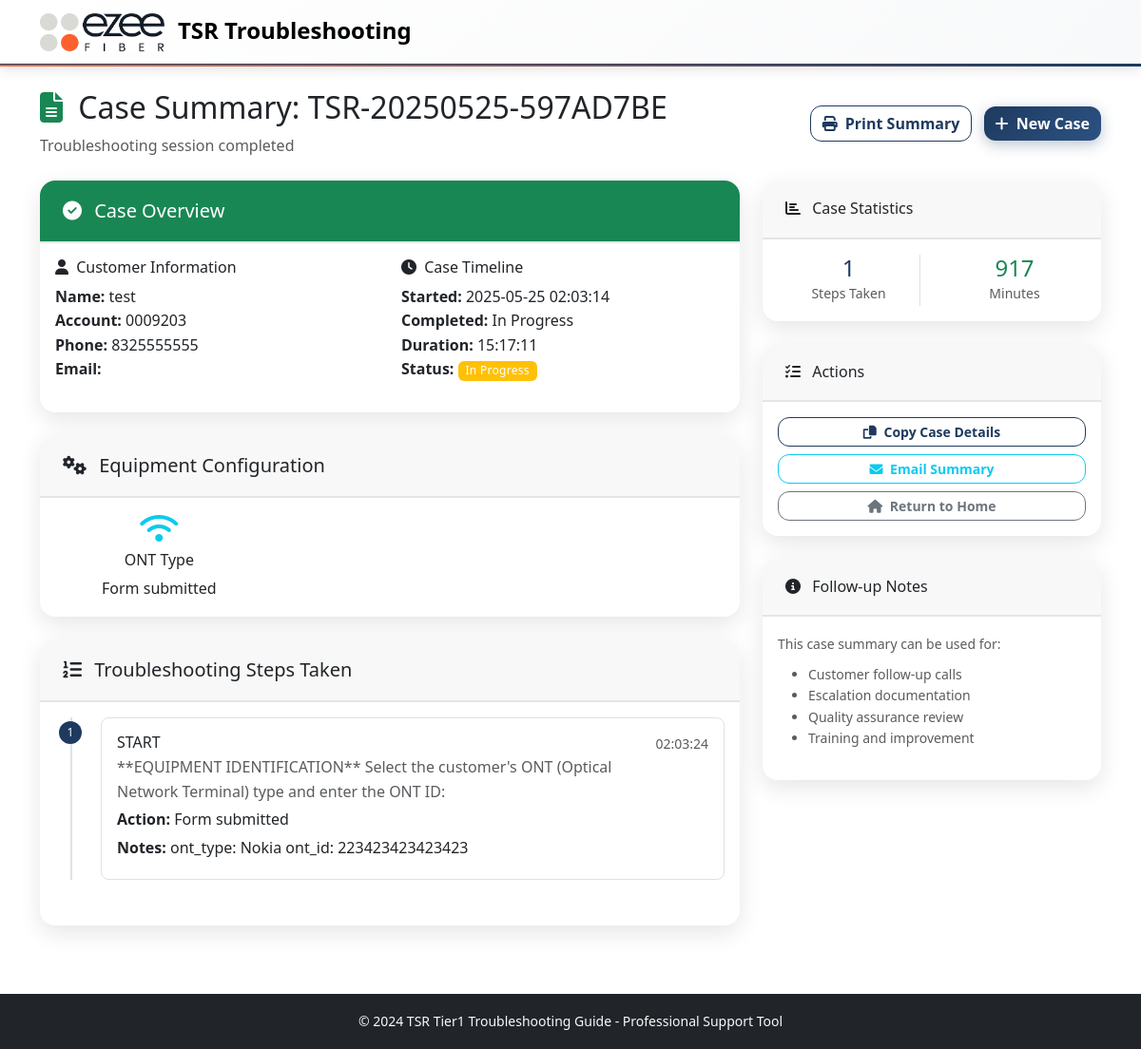
Page /case_summary/7 on the committed database.
### models.py (models this page shows, shortened)
class TroubleshootingCase(db.Model):
    id = db.Column(db.Integer, primary_key=True)
    session_id = db.Column(db.String(100), nullable=False)
    case_number = db.Column(db.String(50), unique=True, nullable=False)
    customer_info = db.Column(db.Text)  # JSON string
    ont_type = db.Column(db.String(50))
    ont_id = db.Column(db.String(50))  # ONT identifier (flexible format)
    router_type = db.Column(db.String(50))
    router_id = db.Column(db.String(50))  # Router identifier (flexible format)
    issue_type = db.Column(db.String(100))
    resolution = db.Column(db.String(200))
    status = db.Column(db.String(20), default='in_progress')  # in_progress, resolved, escalated, unresolved
    created_at = db.Column(db.DateTime, default=datetime.utcnow)
    completed_at = db.Column(db.DateTime)
    start_time = db.Column(db.Float)  # timestamp
    end_time = db.Column(db.Float)  # timestamp
    def get_customer_info(self):
        if self.customer_info:
            return json.loads(self.customer_info)
        return {}
    def get_duration(self):
        if self.start_time and self.end_time:
            return int(self.end_time - self.start_time)
        elif self.start_time:
            return int(datetime.now().timestamp() - self.start_time)
        return 0

class TroubleshootingStep(db.Model):
    id = db.Column(db.Integer, primary_key=True)
    case_id = db.Column(db.Integer, db.ForeignKey('troubleshooting_case.id'), nullable=False)
    step_id = db.Column(db.String(50), nullable=False)
    step_name = db.Column(db.String(200))
    action_taken = db.Column(db.String(500))
    result = db.Column(db.String(500))
    notes = db.Column(db.Text)
    timestamp = db.Column(db.DateTime, default=datetime.utcnow)
    case = db.relationship('TroubleshootingCase', backref=db.backref('steps', lazy=True, order_by='TroubleshootingStep.timestamp'))

### routes.py (the view)
@app.route('/case_summary/<int:case_id>')
def case_summary(case_id):
    case = TroubleshootingCase.query.get_or_404(case_id)
    dispatch_report = None
    if case.status == 'resolved' and any(step.step_id.startswith('HARD_DOWN') for step in case.steps):
        dispatch_report = generate_dispatch_report(case)
    return render_template('case_summary.html', case=case, dispatch_report=dispatch_report)

### app.py (called while the page is built)
@app.template_filter('datetime')
def datetime_filter(timestamp):
    if timestamp:
        return datetime.fromtimestamp(timestamp).strftime('%Y-%m-%d %H:%M:%S')
    return ''

@app.template_filter('duration')
def duration_filter(start_time, end_time=None):
    if not start_time:
        return ''
    end = end_time or datetime.now().timestamp()
    duration = int(end - start_time)
    hours = duration // 3600
    minutes = (duration % 3600) // 60
    seconds = duration % 60
    if hours > 0:
        return f"{hours:02d}:{minutes:02d}:{seconds:02d}"
    else:
        return f"{minutes:02d}:{seconds:02d}"

### templates/case_summary.html (shortened to what this page needs)
{% extends "base.html" %}
{% block content %}
<div class="container py-4">
    <div class="row justify-content-between align-items-center mb-4">
        <div class="col">
            <h2>
                <i class="fas fa-file-alt me-2 text-success"></i>
                Case Summary: {{ case.case_number }}
            </h2>
            <p class="text-muted mb-0">Troubleshooting session completed</p>
        </div>
        <div class="col-auto">
            <button onclick="window.print()" class="btn btn-outline-primary me-2">
                <i class="fas fa-print me-1"></i>
                Print Summary
            </button>
            <a href="{{ url_for('restart_case') }}" class="btn btn-primary">
                <i class="fas fa-plus me-1"></i>
                New Case
            </a>
        </div>
    </div>
    <div class="row">
        <div class="col-lg-8">
            <div class="card mb-4">
                <div class="card-header bg-success text-white">
                    <h5 class="mb-0">
                        <i class="fas fa-check-circle me-2"></i>
                        Case Overview
                    </h5>
                </div>
                <div class="card-body">
                    <div class="row">
                        <div class="col-md-6">
                            <h6><i class="fas fa-user me-1"></i> Customer Information</h6>
                            {% set customer = case.get_customer_info() %}
                            <ul class="list-unstyled">
                                <li><strong>Name:</strong> {{ customer.get('name', 'N/A') }}</li>
                                <li><strong>Account:</strong> {{ customer.get('account', 'N/A') }}</li>
                                <li><strong>Phone:</strong> {{ customer.get('phone', 'N/A') }}</li>
                                <li><strong>Email:</strong> {{ customer.get('email', 'N/A') }}</li>
                            </ul>
                        </div>
                        <div class="col-md-6">
                            <h6><i class="fas fa-clock me-1"></i> Case Timeline</h6>
                            <ul class="list-unstyled">
                                <li><strong>Started:</strong> {{ case.start_time|datetime }}</li>
                                <li><strong>Completed:</strong> {{ case.end_time|datetime if case.end_time else 'In Progress' }}</li>
                                <li><strong>Duration:</strong> {{ case.start_time|duration(case.end_time) }}</li>
                                <li><strong>Status:</strong>
                                    <span class="badge bg-{{ 'success' if case.status == 'resolved' else 'warning' }}">
                                        {{ case.status.replace('_', ' ').title() }}
                                    </span>
                                </li>
                            </ul>
                        </div>
                    </div>
                </div>
            </div>
            <div class="card mb-4">
                <div class="card-header">
                    <h5 class="mb-0">
                        <i class="fas fa-cogs me-2"></i>
                        Equipment Configuration
                    </h5>
                </div>
                <div class="card-body">
                    <div class="row">
                        {% if case.ont_type %}
                        <div class="col-md-4">
                            <div class="text-center">
                                <i class="fas fa-wifi fa-2x text-info mb-2"></i>
                                <h6>ONT Type</h6>
                                <p class="mb-0">{{ case.ont_type }}</p>
                            </div>
                        </div>
                        {% endif %}
                    </div>
                </div>
            </div>
            <div class="card">
                <div class="card-header">
                    <h5 class="mb-0">
                        <i class="fas fa-list-ol me-2"></i>
                        Troubleshooting Steps Taken
                    </h5>
                </div>
                <div class="card-body">
                    {% if case.steps %}
                        <div class="timeline">
                            {% for step in case.steps %}
                            <div class="timeline-item">
                                <div class="timeline-marker">
                                    <span class="badge bg-primary rounded-pill">{{ loop.index }}</span>
                                </div>
                                <div class="timeline-content">
                                    <div class="d-flex justify-content-between align-items-start">
                                        <div>
                                            <h6 class="mb-1">{{ step.step_id }}</h6>
                                            {% if step.step_name %}
                                            <p class="text-muted mb-1">{{ step.step_name }}</p>
                                            {% endif %}
                                            {% if step.action_taken %}
                                            <p class="mb-1"><strong>Action:</strong> {{ step.action_taken }}</p>
                                            {% endif %}
                                            {% if step.notes %}
                                            <p class="mb-1"><strong>Notes:</strong> {{ step.notes }}</p>
                                            {% endif %}
                                        </div>
                                        <small class="text-muted">{{ step.timestamp.strftime('%H:%M:%S') }}</small>
                                    </div>
                                </div>
                            </div>
                            {% endfor %}
                        </div>
                    {% else %}
                        <p class="text-muted">No detailed steps recorded for this case.</p>
                    {% endif %}
                </div>
            </div>
        </div>
        <div class="col-lg-4">
            <div class="card mb-4">
                <div class="card-header">
                    <h6 class="mb-0">
                        <i class="fas fa-chart-bar me-2"></i>
                        Case Statistics
                    </h6>
                </div>
                <div class="card-body">
                    <div class="row text-center">
                        <div class="col-6">
                            <div class="border-end">
                                <h4 class="text-primary mb-0">{{ case.steps|length }}</h4>
                                <small class="text-muted">Steps Taken</small>
                            </div>
                        </div>
                        <div class="col-6">
                            <h4 class="text-success mb-0">{{ case.get_duration() // 60 }}</h4>
                            <small class="text-muted">Minutes</small>
                        </div>
                    </div>
                </div>
            </div>
            <div class="card mb-4">
                <div class="card-header">
                    <h6 class="mb-0">
                        <i class="fas fa-tasks me-2"></i>
                        Actions
                    </h6>
                </div>
                <div class="card-body">
                    <div class="d-grid gap-2">
                        <button onclick="copyToClipboard()" class="btn btn-outline-primary btn-sm">
                            <i class="fas fa-copy me-1"></i>
                            Copy Case Details
                        </button>
                        <button onclick="emailSummary()" class="btn btn-outline-info btn-sm">
                            <i class="fas fa-envelope me-1"></i>
                            Email Summary
                        </button>
                        <a href="{{ url_for('index') }}" class="btn btn-outline-secondary btn-sm">
                            <i class="fas fa-home me-1"></i>
                            Return to Home
                        </a>
                    </div>
                </div>
            </div>
            <div class="card">
                <div class="card-header">
                    <h6 class="mb-0">
                        <i class="fas fa-info-circle me-2"></i>
                        Follow-up Notes
                    </h6>
                </div>
                <div class="card-body">
                    <small class="text-muted">
                        This case summary can be used for:
                        <ul class="mt-2">
                            <li>Customer follow-up calls</li>
                            <li>Escalation documentation</li>
                            <li>Quality assurance review</li>
                            <li>Training and improvement</li>
                        </ul>
                    </small>
                </div>
            </div>
        </div>
    </div>
</div>
{% endblock %}

### templates/base.html (shortened to what this page needs)
<!DOCTYPE html>
<html lang="en">
<head>
    <link href="https://cdn.jsdelivr.net/npm/bootstrap@5.3.0/dist/css/bootstrap.min.css" rel="stylesheet">
    <link rel="stylesheet" href="https://cdnjs.cloudflare.com/ajax/libs/font-awesome/6.4.0/css/all.min.css">
    <link rel="stylesheet" href="{{ url_for('static', filename='css/custom.css') }}">
    <link rel="stylesheet" href="{{ url_for('static', filename='css/ezee-theme.css') }}">
</head>
<body>
    <nav class="navbar navbar-expand-lg">
        <div class="container">
            <a class="navbar-brand" href="{{ url_for('index') }}">
                <img src="{{ url_for('static', filename='images/ezee-logo.png') }}" alt="Ezee Fiber" class="me-2">
                TSR Troubleshooting
            </a>
        </div>
    </nav>
    <main class="flex-grow-1">
        {% block content %}{% endblock %}
    </main>
    <footer class="bg-dark text-light py-3 mt-5">
        <div class="container text-center">
            <small>&copy; 2024 TSR Tier1 Troubleshooting Guide - Professional Support Tool</small>
        </div>
    </footer>
</body>
</html>

### static/css/custom.css (style rules this page uses)
:root { --primary-color: 0 84% 60%; --success-color: 142 71% 45%; --info-color: 199 89% 48%; --warning-color: 45 100% 51%; --danger-color: 354 70% 54%; }
body { font-family: 'Segoe UI', Tahoma, Geneva, Verdana, sans-serif; line-height: 1.6; }
.card { border: none; box-shadow: 0 2px 8px rgba(0, 0, 0, 0.1); border-radius: 12px; transition: transform 0.2s ease, box-shadow 0.2s ease; }
.card-header { border-radius: 12px 12px 0 0 !important; border-bottom: none; padding: 1.25rem 1.5rem; }
.timeline { position: relative; padding-left: 2rem; }
.timeline::before { content: ''; position: absolute; left: 1rem; top: 0; bottom: 0; width: 2px; background: var(--bs-border-color); }
.timeline-item { position: relative; margin-bottom: 2rem; }
.timeline-marker { position: absolute; left: -2rem; top: 0; width: 2rem; height: 2rem; display: flex; align-items: center; justify-content: center; }
.timeline-marker .badge { width: 1.5rem; height: 1.5rem; display: flex; align-items: center; justify-content: center; font-size: 0.75rem; }
.timeline-content { background: var(--bs-body-bg); border: 1px solid var(--bs-border-color); border-radius: 8px; padding: 1rem; margin-left: 1rem; }
.badge { font-weight: 500; letter-spacing: 0.025em; }
.btn { border-radius: 8px; font-weight: 500; transition: all 0.2s ease; }
.navbar-brand { font-weight: 600; font-size: 1.5rem; }

### static/css/ezee-theme.css (style rules this page uses)
:root { --ezee-navy: #1e3a5f; --ezee-orange: #ff6b35; --ezee-light-grey: #e5e5e5; --ezee-dark-grey: #6c757d; --ezee-white: #ffffff; }
.bg-primary { background-color: var(--ezee-navy) !important; }
.btn-primary { background-color: var(--ezee-navy); border-color: var(--ezee-navy); }
.btn-outline-primary { color: var(--ezee-navy); border-color: var(--ezee-navy); }
.text-primary { color: var(--ezee-navy) !important; }
.navbar-brand img { height: 40px; width: auto; }
.navbar { background: linear-gradient(135deg, var(--ezee-white) 0%, #f8f9fa 100%) !important; border-bottom: 3px solid var(--ezee-navy); box-shadow: 0 4px 12px rgba(0,0,0,0.1); position: relative; }
.navbar::after { content: ''; position: absolute; bottom: -3px; left: 0; right: 0; height: 2px; background: linear-gradient(90deg, var(--ezee-orange) 0%, var(--ezee-navy) 100%); }
.card { border: none; border-radius: 16px; box-shadow: 0 8px 25px rgba(0, 0, 0, 0.1); transition: all 0.3s ease; }
.card-header { border-radius: 16px 16px 0 0 !important; border-bottom: 2px solid var(--ezee-light-grey); }
.btn { border-radius: 12px; font-weight: 600; transition: all 0.3s cubic-bezier(0.4, 0, 0.2, 1); position: relative; overflow: hidden; }
.btn-primary { background: linear-gradient(135deg, var(--ezee-navy) 0%, #2c5282 100%); border: none; box-shadow: 0 4px 15px rgba(30, 58, 95, 0.3); }

### rows in the picture
TroubleshootingCase: case_number "TSR-20250525-597AD7BE", start_time "2025-05-25 02:03:14", end_time "In Progress", start_time|duration "15:17:11", status.replace "In Progress", ont_type "Form submitted", start_time+end_time "917"
TroubleshootingStep: step_id "START", step_name "**EQUIPMENT IDENTIFICATION** Select the customer's ONT (Optical Network Terminal) type and enter the ONT ID:", action_taken "Form submitted", notes "ont_type: Nokia ont_id: 223423423423423", timestamp "02:03:24"

### other values in the picture
{{ customer.get('name', 'N/A') }} "test"
{{ customer.get('account', 'N/A') }} "0009203"
{{ customer.get('phone', 'N/A') }} "8325555555"
{{ case.steps|length }} "1"
